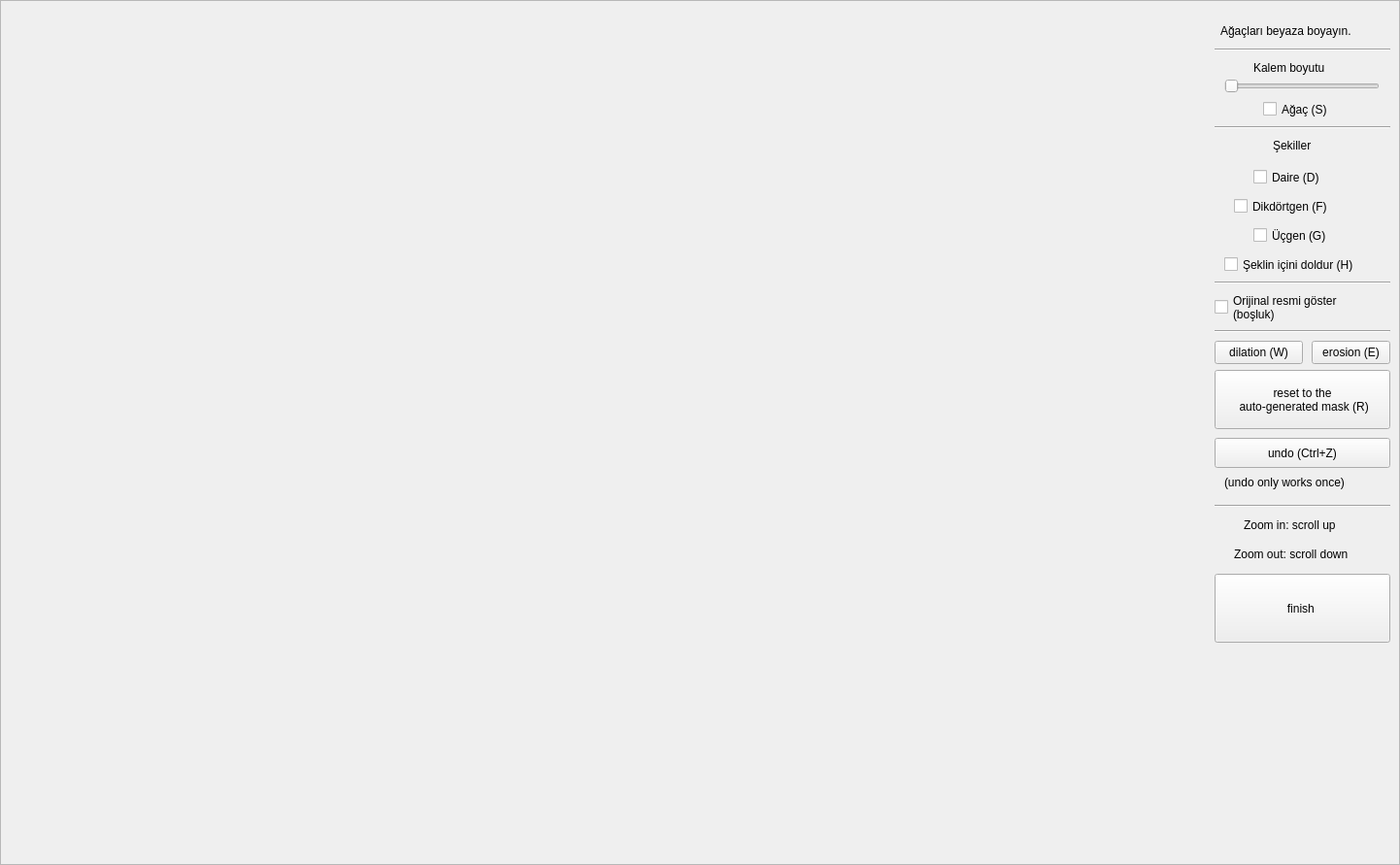
<?xml version="1.0" encoding="UTF-8"?>
<ui version="4.0">
 <class>MainWindow</class>
 <widget class="QMainWindow" name="MainWindow">
  <property name="geometry">
   <rect>
    <x>0</x>
    <y>0</y>
    <width>1442</width>
    <height>891</height>
   </rect>
  </property>
  <property name="focusPolicy">
   <enum>Qt::WheelFocus</enum>
  </property>
  <property name="autoFillBackground">
   <bool>false</bool>
  </property>
  <widget class="QWidget" name="centralwidget">
   <property name="sizePolicy">
    <sizepolicy hsizetype="Preferred" vsizetype="Preferred">
     <horstretch>0</horstretch>
     <verstretch>0</verstretch>
    </sizepolicy>
   </property>
   <layout class="QVBoxLayout" name="verticalLayout_3">
    <property name="spacing">
     <number>0</number>
    </property>
    <property name="leftMargin">
     <number>0</number>
    </property>
    <property name="topMargin">
     <number>0</number>
    </property>
    <property name="rightMargin">
     <number>0</number>
    </property>
    <property name="bottomMargin">
     <number>0</number>
    </property>
    <item>
     <widget class="QFrame" name="frame_3">
      <property name="sizePolicy">
       <sizepolicy hsizetype="Expanding" vsizetype="Expanding">
        <horstretch>0</horstretch>
        <verstretch>0</verstretch>
       </sizepolicy>
      </property>
      <property name="frameShape">
       <enum>QFrame::StyledPanel</enum>
      </property>
      <property name="frameShadow">
       <enum>QFrame::Raised</enum>
      </property>
      <layout class="QHBoxLayout" name="horizontalLayout">
       <property name="spacing">
        <number>0</number>
       </property>
       <property name="leftMargin">
        <number>0</number>
       </property>
       <property name="topMargin">
        <number>0</number>
       </property>
       <property name="rightMargin">
        <number>0</number>
       </property>
       <property name="bottomMargin">
        <number>0</number>
       </property>
       <item>
        <widget class="DrawPanel" name="drawpanel" native="true">
         <property name="focusPolicy">
          <enum>Qt::WheelFocus</enum>
         </property>
        </widget>
       </item>
       <item>
        <widget class="QFrame" name="frame">
         <property name="minimumSize">
          <size>
           <width>200</width>
           <height>0</height>
          </size>
         </property>
         <property name="maximumSize">
          <size>
           <width>200</width>
           <height>16777215</height>
          </size>
         </property>
         <property name="frameShape">
          <enum>QFrame::NoFrame</enum>
         </property>
         <property name="frameShadow">
          <enum>QFrame::Plain</enum>
         </property>
         <widget class="QLabel" name="label">
          <property name="geometry">
           <rect>
            <x>16</x>
            <y>20</y>
            <width>171</width>
            <height>21</height>
           </rect>
          </property>
          <property name="text">
           <string>Ağaçları beyaza boyayın.</string>
          </property>
         </widget>
         <widget class="QCheckBox" name="eraserButton">
          <property name="geometry">
           <rect>
            <x>60</x>
            <y>100</y>
            <width>92</width>
            <height>23</height>
           </rect>
          </property>
          <property name="text">
           <string>Ağaç (S)</string>
          </property>
         </widget>
         <widget class="QLabel" name="label_2">
          <property name="geometry">
           <rect>
            <x>70</x>
            <y>140</y>
            <width>67</width>
            <height>17</height>
           </rect>
          </property>
          <property name="text">
           <string>Şekiller</string>
          </property>
         </widget>
         <widget class="QCheckBox" name="circleButton">
          <property name="geometry">
           <rect>
            <x>50</x>
            <y>170</y>
            <width>92</width>
            <height>23</height>
           </rect>
          </property>
          <property name="text">
           <string>Daire (D)</string>
          </property>
         </widget>
         <widget class="QCheckBox" name="rectangleButton">
          <property name="geometry">
           <rect>
            <x>30</x>
            <y>200</y>
            <width>121</width>
            <height>23</height>
           </rect>
          </property>
          <property name="text">
           <string>Dikdörtgen (F)</string>
          </property>
         </widget>
         <widget class="QCheckBox" name="triangleButton">
          <property name="geometry">
           <rect>
            <x>50</x>
            <y>230</y>
            <width>92</width>
            <height>23</height>
           </rect>
          </property>
          <property name="text">
           <string>Üçgen (G)</string>
          </property>
         </widget>
         <widget class="QCheckBox" name="FillWithColorButton">
          <property name="geometry">
           <rect>
            <x>20</x>
            <y>260</y>
            <width>171</width>
            <height>23</height>
           </rect>
          </property>
          <property name="text">
           <string>Şeklin içini doldur (H)</string>
          </property>
         </widget>
         <widget class="Line" name="line">
          <property name="geometry">
           <rect>
            <x>10</x>
            <y>120</y>
            <width>181</width>
            <height>20</height>
           </rect>
          </property>
          <property name="orientation">
           <enum>Qt::Horizontal</enum>
          </property>
         </widget>
         <widget class="Line" name="line_2">
          <property name="geometry">
           <rect>
            <x>10</x>
            <y>280</y>
            <width>181</width>
            <height>20</height>
           </rect>
          </property>
          <property name="orientation">
           <enum>Qt::Horizontal</enum>
          </property>
         </widget>
         <widget class="QCheckBox" name="showOriginalButton">
          <property name="geometry">
           <rect>
            <x>10</x>
            <y>300</y>
            <width>181</width>
            <height>31</height>
           </rect>
          </property>
          <property name="text">
           <string>Orijinal resmi göster
(boşluk)</string>
          </property>
         </widget>
         <widget class="Line" name="line_3">
          <property name="geometry">
           <rect>
            <x>10</x>
            <y>330</y>
            <width>181</width>
            <height>20</height>
           </rect>
          </property>
          <property name="orientation">
           <enum>Qt::Horizontal</enum>
          </property>
         </widget>
         <widget class="QToolButton" name="erosionButton">
          <property name="geometry">
           <rect>
            <x>110</x>
            <y>350</y>
            <width>81</width>
            <height>24</height>
           </rect>
          </property>
          <property name="text">
           <string>erosion (E)</string>
          </property>
         </widget>
         <widget class="QToolButton" name="dilationButton">
          <property name="geometry">
           <rect>
            <x>10</x>
            <y>350</y>
            <width>91</width>
            <height>24</height>
           </rect>
          </property>
          <property name="text">
           <string>dilation (W)</string>
          </property>
         </widget>
         <widget class="QToolButton" name="resetToAutoButton">
          <property name="geometry">
           <rect>
            <x>10</x>
            <y>380</y>
            <width>181</width>
            <height>61</height>
           </rect>
          </property>
          <property name="inputMethodHints">
           <set>Qt::ImhMultiLine</set>
          </property>
          <property name="text">
           <string>reset to the 
 auto-generated mask (R)</string>
          </property>
         </widget>
         <widget class="QToolButton" name="finishButton">
          <property name="geometry">
           <rect>
            <x>10</x>
            <y>590</y>
            <width>181</width>
            <height>71</height>
           </rect>
          </property>
          <property name="text">
           <string>finish </string>
          </property>
         </widget>
         <widget class="QSlider" name="penSizeButton_2">
          <property name="geometry">
           <rect>
            <x>20</x>
            <y>80</y>
            <width>160</width>
            <height>16</height>
           </rect>
          </property>
          <property name="orientation">
           <enum>Qt::Horizontal</enum>
          </property>
         </widget>
         <widget class="Line" name="line_4">
          <property name="geometry">
           <rect>
            <x>10</x>
            <y>40</y>
            <width>181</width>
            <height>20</height>
           </rect>
          </property>
          <property name="orientation">
           <enum>Qt::Horizontal</enum>
          </property>
         </widget>
         <widget class="QLabel" name="label_3">
          <property name="geometry">
           <rect>
            <x>50</x>
            <y>60</y>
            <width>101</width>
            <height>17</height>
           </rect>
          </property>
          <property name="text">
           <string>Kalem boyutu</string>
          </property>
         </widget>
         <widget class="QToolButton" name="undoButton">
          <property name="geometry">
           <rect>
            <x>10</x>
            <y>450</y>
            <width>181</width>
            <height>31</height>
           </rect>
          </property>
          <property name="text">
           <string>undo (Ctrl+Z)</string>
          </property>
         </widget>
         <widget class="QLabel" name="label_4">
          <property name="geometry">
           <rect>
            <x>20</x>
            <y>480</y>
            <width>161</width>
            <height>31</height>
           </rect>
          </property>
          <property name="text">
           <string>(undo only works once)</string>
          </property>
         </widget>
         <widget class="QLabel" name="label_5">
          <property name="geometry">
           <rect>
            <x>40</x>
            <y>530</y>
            <width>121</width>
            <height>21</height>
           </rect>
          </property>
          <property name="text">
           <string>Zoom in: scroll up</string>
          </property>
          <property name="textFormat">
           <enum>Qt::RichText</enum>
          </property>
         </widget>
         <widget class="Line" name="line_5">
          <property name="geometry">
           <rect>
            <x>10</x>
            <y>510</y>
            <width>181</width>
            <height>20</height>
           </rect>
          </property>
          <property name="orientation">
           <enum>Qt::Horizontal</enum>
          </property>
         </widget>
         <widget class="QLabel" name="label_6">
          <property name="geometry">
           <rect>
            <x>30</x>
            <y>560</y>
            <width>151</width>
            <height>21</height>
           </rect>
          </property>
          <property name="text">
           <string>Zoom out: scroll down</string>
          </property>
          <property name="textFormat">
           <enum>Qt::RichText</enum>
          </property>
         </widget>
        </widget>
       </item>
      </layout>
     </widget>
    </item>
   </layout>
  </widget>
  <widget class="QMenuBar" name="menuBar">
   <property name="geometry">
    <rect>
     <x>0</x>
     <y>0</y>
     <width>0</width>
     <height>0</height>
    </rect>
   </property>
   <property name="maximumSize">
    <size>
     <width>0</width>
     <height>0</height>
    </size>
   </property>
   <widget class="QMenu" name="menuOptions">
    <property name="title">
     <string>Customize</string>
    </property>
    <addaction name="actionPen_size"/>
    <addaction name="separator"/>
   </widget>
   <widget class="QMenu" name="menuAdd">
    <property name="title">
     <string>Tools</string>
    </property>
    <widget class="QMenu" name="menuDraw">
     <property name="title">
      <string>Draw...</string>
     </property>
     <addaction name="actionCircle"/>
     <addaction name="actionRectangle"/>
     <addaction name="actionTriangle"/>
    </widget>
    <addaction name="menuDraw"/>
    <addaction name="separator"/>
    <addaction name="actionFill_with_coor"/>
    <addaction name="actionEraser"/>
    <addaction name="separator"/>
    <addaction name="actionShow_Original_Image"/>
    <addaction name="separator"/>
    <addaction name="actionDilation"/>
    <addaction name="actionErosion"/>
    <addaction name="actionFinish_2"/>
    <addaction name="actionReset_to_the_Auto_Generated_Mask"/>
   </widget>
   <addaction name="menuOptions"/>
   <addaction name="menuAdd"/>
  </widget>
  <action name="actionPen_size">
   <property name="text">
    <string>Pen size</string>
   </property>
  </action>
  <action name="actionFill_with_coor">
   <property name="checkable">
    <bool>true</bool>
   </property>
   <property name="text">
    <string>Fill with color</string>
   </property>
  </action>
  <action name="actionEraser">
   <property name="checkable">
    <bool>true</bool>
   </property>
   <property name="text">
    <string>Eraser</string>
   </property>
  </action>
  <action name="actionCircle">
   <property name="checkable">
    <bool>true</bool>
   </property>
   <property name="text">
    <string>Circle</string>
   </property>
  </action>
  <action name="actionRectangle">
   <property name="checkable">
    <bool>true</bool>
   </property>
   <property name="text">
    <string>Rectangle</string>
   </property>
  </action>
  <action name="actionTriangle">
   <property name="checkable">
    <bool>true</bool>
   </property>
   <property name="text">
    <string>Triangle</string>
   </property>
  </action>
  <action name="actionZoom_2">
   <property name="text">
    <string>Zoom</string>
   </property>
  </action>
  <action name="actionShow_Original_Image">
   <property name="checkable">
    <bool>true</bool>
   </property>
   <property name="text">
    <string>Show Original Image</string>
   </property>
  </action>
  <action name="actionReset_to_the_Auto_Generated_Mask">
   <property name="text">
    <string>Reset to the first mask (R)</string>
   </property>
   <property name="toolTip">
    <string>Reset to the Auto-Generated Mask (R)</string>
   </property>
   <property name="shortcut">
    <string>R</string>
   </property>
  </action>
  <action name="actionDilation">
   <property name="text">
    <string>Dilation (W)</string>
   </property>
   <property name="shortcut">
    <string>D</string>
   </property>
  </action>
  <action name="actionErosion">
   <property name="text">
    <string>Erosion (E)</string>
   </property>
   <property name="shortcut">
    <string>E</string>
   </property>
  </action>
  <action name="actionFinish_2">
   <property name="text">
    <string>Finish (Enter)</string>
   </property>
   <property name="shortcut">
    <string>Return</string>
   </property>
  </action>
  <action name="actionUndo_Ctrl_Z">
   <property name="text">
    <string>Undo (Ctrl+Z)</string>
   </property>
   <property name="toolTip">
    <string>Undo (Ctrl+Z) (it works only once)</string>
   </property>
   <property name="shortcut">
    <string>Ctrl+Z</string>
   </property>
  </action>
 </widget>
 <customwidgets>
  <customwidget>
   <class>DrawPanel</class>
   <extends>QWidget</extends>
   <header location="global">drawpanel.h</header>
   <container>1</container>
  </customwidget>
 </customwidgets>
 <resources/>
 <connections>
  <connection>
   <sender>eraserButton</sender>
   <signal>clicked()</signal>
   <receiver>actionEraser</receiver>
   <slot>trigger()</slot>
   <hints>
    <hint type="sourcelabel">
     <x>96</x>
     <y>124</y>
    </hint>
    <hint type="destinationlabel">
     <x>-1</x>
     <y>-1</y>
    </hint>
   </hints>
  </connection>
  <connection>
   <sender>circleButton</sender>
   <signal>clicked()</signal>
   <receiver>actionCircle</receiver>
   <slot>trigger()</slot>
   <hints>
    <hint type="sourcelabel">
     <x>1108</x>
     <y>194</y>
    </hint>
    <hint type="destinationlabel">
     <x>-1</x>
     <y>-1</y>
    </hint>
   </hints>
  </connection>
  <connection>
   <sender>rectangleButton</sender>
   <signal>clicked()</signal>
   <receiver>actionRectangle</receiver>
   <slot>trigger()</slot>
   <hints>
    <hint type="sourcelabel">
     <x>1108</x>
     <y>224</y>
    </hint>
    <hint type="destinationlabel">
     <x>-1</x>
     <y>-1</y>
    </hint>
   </hints>
  </connection>
  <connection>
   <sender>triangleButton</sender>
   <signal>clicked()</signal>
   <receiver>actionTriangle</receiver>
   <slot>trigger()</slot>
   <hints>
    <hint type="sourcelabel">
     <x>1108</x>
     <y>254</y>
    </hint>
    <hint type="destinationlabel">
     <x>-1</x>
     <y>-1</y>
    </hint>
   </hints>
  </connection>
  <connection>
   <sender>FillWithColorButton</sender>
   <signal>clicked()</signal>
   <receiver>actionFill_with_coor</receiver>
   <slot>trigger()</slot>
   <hints>
    <hint type="sourcelabel">
     <x>1118</x>
     <y>284</y>
    </hint>
    <hint type="destinationlabel">
     <x>-1</x>
     <y>-1</y>
    </hint>
   </hints>
  </connection>
  <connection>
   <sender>showOriginalButton</sender>
   <signal>clicked()</signal>
   <receiver>actionShow_Original_Image</receiver>
   <slot>trigger()</slot>
   <hints>
    <hint type="sourcelabel">
     <x>1103</x>
     <y>324</y>
    </hint>
    <hint type="destinationlabel">
     <x>-1</x>
     <y>-1</y>
    </hint>
   </hints>
  </connection>
  <connection>
   <sender>penSizeButton_2</sender>
   <signal>valueChanged(int)</signal>
   <receiver>actionPen_size</receiver>
   <slot>trigger()</slot>
   <hints>
    <hint type="sourcelabel">
     <x>843</x>
     <y>88</y>
    </hint>
    <hint type="destinationlabel">
     <x>-1</x>
     <y>-1</y>
    </hint>
   </hints>
  </connection>
 </connections>
</ui>
